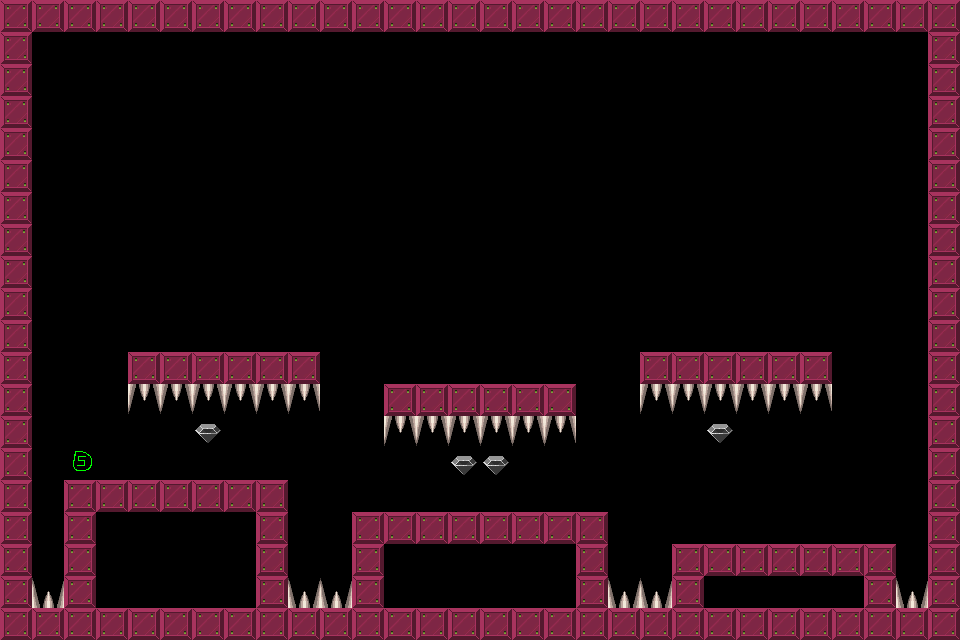

A 2D game scene composited from a Tiled map and its tileset images. What follows is a short description and the map's XML, with each tile layer's data collapsed to a summary:
An orthogonal 30x20 tile map with 32x32 px tiles, 1 tile layer (Tile Layer 1).

<map version="1.0" orientation="orthogonal" width="30" height="20" tilewidth="32" tileheight="32">
 <tileset firstgid="1" name="brick-1" tilewidth="32" tileheight="32">
  <image source="brick-1.png" width="128" height="128" />
  <tile id="0">
   <properties>
    <property name="components" value="Platform" />
   </properties>
  </tile>
  <tile id="1">
   <properties>
    <property name="components" value="PlayerStart" />
   </properties>
  </tile>
  <tile id="2">
   <properties>
    <property name="components" value="Spikes, Deadly" />
   </properties>
  </tile>
  <tile id="3">
   <properties>
    <property name="components" value="Gem" />
   </properties>
  </tile>
  <tile id="4">
   <properties>
    <property name="components" value="Spikes, Deadly" />
   </properties>
  </tile>
  <tile id="5">
   <properties>
    <property name="components" value="Stone, Pushable, Platform" />
   </properties>
  </tile>
  <tile id="6">
   <properties>
    <property name="components" value="Gem, PowerUp" />
   </properties>
  </tile>
  <tile id="7">
   <properties>
    <property name="components" value="Gem, PowerDown" />
   </properties>
  </tile>
 </tileset>
 <layer name="Tile Layer 1" width="30" height="20">
  <data>[600 cells, 177 non-empty, 5 distinct tile ids]</data>
 </layer>
</map>
